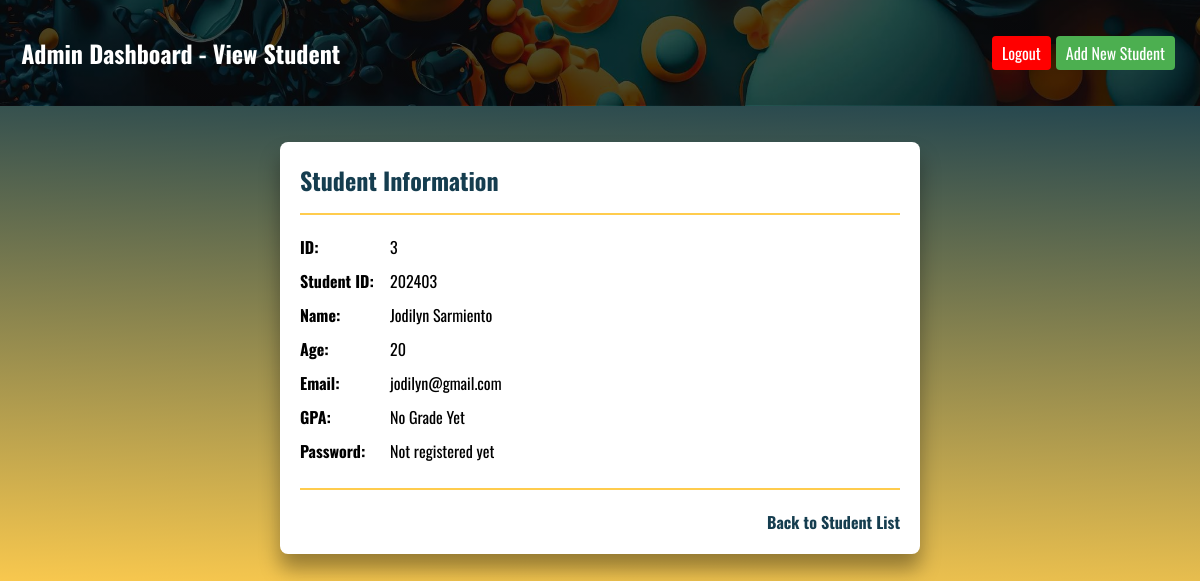
Screenshot of /admin-view-student.php?id=3 (signed in) with the database file from the repository.
### tables this page shows
CREATE TABLE `students` (
  `id` int(11) NOT NULL,
  `student_id` varchar(20) DEFAULT NULL,
  `name` varchar(100) DEFAULT NULL,
  `age` int(2) DEFAULT NULL,
  `email` varchar(100) DEFAULT NULL,
  `gpa` float DEFAULT NULL
);

### admin-view-student.php (the view, shortened to what this page needs)
<?php
require_once('config.php');
class StudentViewer {
    private $conn;
    public function __construct($conn) {
        $this->conn = $conn;
    }
    public function viewStudentRecord() {
        $id = $_GET['id'];
        $query = "SELECT students.*, login.password FROM students LEFT JOIN login ON students.student_id = login.student_id WHERE students.id='$id'";
        $result = $this->conn->query($query);
        $row = $result->fetch_assoc();
        return $row;
    }
}
$studentViewer = new StudentViewer($conn);
$row = $studentViewer->viewStudentRecord();
?>
<!DOCTYPE html>
<html lang="en">
<head>
</head>
<body class="table-body">
    <header class="body-header">
        <h2 class="header">&nbsp;Admin Dashboard - View Student </h2>
        <a class="logout-link" href="admin-logout.php" onclick="return confirmLogout()">Logout</a>
        <a class="create-link" href="admin-C.php">Add New Student</a>
    </header>
    <div class="admin-view-container">
        <h2>Student Information</h2>
        <p  ><strong>ID:</strong> <?php echo $row['id']; ?></p>
        <p><strong>Student ID:</strong> <?php echo isset($row['student_id']) ? $row['student_id'] : "Not registered yet"; ?></p>
        <p><strong>Name:</strong> <?php echo $row['name']; ?></p>
        <p><strong>Age:</strong> <?php echo $row['age']; ?></p>
        <p><strong>Email:</strong> <?php echo $row['email']; ?></p>
        <p><strong>GPA:</strong> <?php echo $row['gpa'] ? $row['gpa'] : "No Grade Yet"; ?></p>
        <p><strong>Password:</strong> <?php echo $row['password'] ? $row['password'] : "Not registered yet"; ?></p>
        <h2></h2>
        <a class="back" href="admin-R.php">Back to Student List</a>
    </div>
</body>
</html>

### rows the page displays
students: id "3", student "202403", name "Jodilyn Sarmiento", age "20", email "jodilyn@gmail.com"
